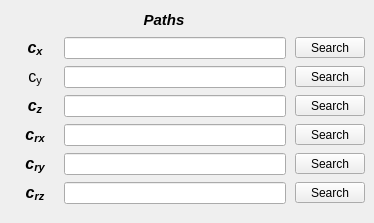
        <widget class="QWidget" name="tab_damper_table">
         <attribute name="title">
          <string>Damper</string>
         </attribute>
         <widget class="QWidget" name="gridLayoutWidget_4">
          <property name="geometry">
           <rect>
            <x>10</x>
            <y>6</y>
            <width>355</width>
            <height>208</height>
           </rect>
          </property>
          <layout class="QGridLayout" name="gridLayout_5">
           <property name="leftMargin">
            <number>5</number>
           </property>
           <property name="topMargin">
            <number>3</number>
           </property>
           <property name="bottomMargin">
            <number>4</number>
           </property>
           <property name="horizontalSpacing">
            <number>9</number>
           </property>
           <property name="verticalSpacing">
            <number>7</number>
           </property>
           <item row="1" column="1">
            <widget class="QLineEdit" name="lineEdit_path_table_Cx">
             <property name="enabled">
              <bool>true</bool>
             </property>
             <property name="minimumSize">
              <size>
               <width>0</width>
               <height>22</height>
              </size>
             </property>
             <property name="maximumSize">
              <size>
               <width>16777215</width>
               <height>22</height>
              </size>
             </property>
             <property name="font">
              <font>
               <pointsize>8</pointsize>
               <weight>50</weight>
               <bold>false</bold>
              </font>
             </property>
             <property name="alignment">
              <set>Qt::AlignCenter</set>
             </property>
            </widget>
           </item>
           <item row="2" column="1">
            <widget class="QLineEdit" name="lineEdit_path_table_Cy">
             <property name="enabled">
              <bool>true</bool>
             </property>
             <property name="minimumSize">
              <size>
               <width>0</width>
               <height>22</height>
              </size>
             </property>
             <property name="maximumSize">
              <size>
               <width>16777215</width>
               <height>22</height>
              </size>
             </property>
             <property name="font">
              <font>
               <pointsize>8</pointsize>
               <weight>50</weight>
               <bold>false</bold>
              </font>
             </property>
             <property name="alignment">
              <set>Qt::AlignCenter</set>
             </property>
            </widget>
           </item>
           <item row="1" column="0">
            <widget class="QLabel" name="label_71">
             <property name="enabled">
              <bool>true</bool>
             </property>
             <property name="minimumSize">
              <size>
               <width>40</width>
               <height>0</height>
              </size>
             </property>
             <property name="maximumSize">
              <size>
               <width>40</width>
               <height>16777215</height>
              </size>
             </property>
             <property name="font">
              <font>
               <pointsize>9</pointsize>
               <weight>75</weight>
               <italic>true</italic>
               <bold>true</bold>
              </font>
             </property>
             <property name="text">
              <string>&lt;html&gt;&lt;head/&gt;&lt;body&gt;&lt;p align=&quot;center&quot;&gt;&lt;span style=&quot; font-size:12pt;&quot;&gt;c&lt;/span&gt;&lt;span style=&quot; font-size:12pt; vertical-align:sub;&quot;&gt;x&lt;/span&gt;&lt;/p&gt;&lt;/body&gt;&lt;/html&gt;</string>
             </property>
             <property name="alignment">
              <set>Qt::AlignCenter</set>
             </property>
            </widget>
           </item>
           <item row="4" column="2">
            <widget class="QToolButton" name="toolButton_load_Crx_table">
             <property name="enabled">
              <bool>true</bool>
             </property>
             <property name="sizePolicy">
              <sizepolicy hsizetype="Expanding" vsizetype="Fixed">
               <horstretch>0</horstretch>
               <verstretch>0</verstretch>
              </sizepolicy>
             </property>
             <property name="minimumSize">
              <size>
               <width>70</width>
               <height>0</height>
              </size>
             </property>
             <property name="maximumSize">
              <size>
               <width>70</width>
               <height>16777215</height>
              </size>
             </property>
             <property name="text">
              <string>Search</string>
             </property>
             <property name="autoRaise">
              <bool>false</bool>
             </property>
             <property name="arrowType">
              <enum>Qt::NoArrow</enum>
             </property>
            </widget>
           </item>
           <item row="4" column="1">
            <widget class="QLineEdit" name="lineEdit_path_table_Crx">
             <property name="enabled">
              <bool>true</bool>
             </property>
             <property name="minimumSize">
              <size>
               <width>0</width>
               <height>22</height>
              </size>
             </property>
             <property name="maximumSize">
              <size>
               <width>16777215</width>
               <height>22</height>
              </size>
             </property>
             <property name="font">
              <font>
               <pointsize>8</pointsize>
               <weight>50</weight>
               <bold>false</bold>
              </font>
             </property>
             <property name="alignment">
              <set>Qt::AlignCenter</set>
             </property>
            </widget>
           </item>
           <item row="6" column="2">
            <widget class="QToolButton" name="toolButton_load_Crz_table">
             <property name="enabled">
              <bool>true</bool>
             </property>
             <property name="sizePolicy">
              <sizepolicy hsizetype="Expanding" vsizetype="Fixed">
               <horstretch>0</horstretch>
               <verstretch>0</verstretch>
              </sizepolicy>
             </property>
             <property name="minimumSize">
              <size>
               <width>70</width>
               <height>0</height>
              </size>
             </property>
             <property name="maximumSize">
              <size>
               <width>70</width>
               <height>16777215</height>
              </size>
             </property>
             <property name="text">
              <string>Search</string>
             </property>
             <property name="autoRaise">
              <bool>false</bool>
             </property>
             <property name="arrowType">
              <enum>Qt::NoArrow</enum>
             </property>
            </widget>
           </item>
           <item row="3" column="1">
            <widget class="QLineEdit" name="lineEdit_path_table_Cz">
             <property name="enabled">
              <bool>true</bool>
             </property>
             <property name="minimumSize">
              <size>
               <width>0</width>
               <height>22</height>
              </size>
             </property>
             <property name="maximumSize">
              <size>
               <width>16777215</width>
               <height>22</height>
              </size>
             </property>
             <property name="font">
              <font>
               <pointsize>8</pointsize>
               <weight>50</weight>
               <bold>false</bold>
              </font>
             </property>
             <property name="alignment">
              <set>Qt::AlignCenter</set>
             </property>
            </widget>
           </item>
           <item row="3" column="2">
            <widget class="QToolButton" name="toolButton_load_Cz_table">
             <property name="enabled">
              <bool>true</bool>
             </property>
             <property name="sizePolicy">
              <sizepolicy hsizetype="Expanding" vsizetype="Fixed">
               <horstretch>0</horstretch>
               <verstretch>0</verstretch>
              </sizepolicy>
             </property>
             <property name="minimumSize">
              <size>
               <width>70</width>
               <height>0</height>
              </size>
             </property>
             <property name="maximumSize">
              <size>
               <width>70</width>
               <height>16777215</height>
              </size>
             </property>
             <property name="text">
              <string>Search</string>
             </property>
             <property name="autoRaise">
              <bool>false</bool>
             </property>
             <property name="arrowType">
              <enum>Qt::NoArrow</enum>
             </property>
            </widget>
           </item>
           <item row="2" column="2">
            <widget class="QToolButton" name="toolButton_load_Cy_table">
             <property name="enabled">
              <bool>true</bool>
             </property>
             <property name="sizePolicy">
              <sizepolicy hsizetype="Expanding" vsizetype="Fixed">
               <horstretch>0</horstretch>
               <verstretch>0</verstretch>
              </sizepolicy>
             </property>
             <property name="minimumSize">
              <size>
               <width>70</width>
               <height>0</height>
              </size>
             </property>
             <property name="maximumSize">
              <size>
               <width>70</width>
               <height>16777215</height>
              </size>
             </property>
             <property name="text">
              <string>Search</string>
             </property>
             <property name="autoRaise">
              <bool>false</bool>
             </property>
             <property name="arrowType">
              <enum>Qt::NoArrow</enum>
             </property>
            </widget>
           </item>
           <item row="2" column="0">
            <widget class="QLabel" name="label_76">
             <property name="enabled">
              <bool>true</bool>
             </property>
             <property name="minimumSize">
              <size>
               <width>40</width>
               <height>0</height>
              </size>
             </property>
             <property name="maximumSize">
              <size>
               <width>40</width>
               <height>16777215</height>
              </size>
             </property>
             <property name="font">
              <font>
               <pointsize>9</pointsize>
              </font>
             </property>
             <property name="text">
              <string>&lt;html&gt;&lt;head/&gt;&lt;body&gt;&lt;p align=&quot;center&quot;&gt;&lt;span style=&quot; font-size:12pt;&quot;&gt;c&lt;/span&gt;&lt;span style=&quot; font-size:12pt; vertical-align:sub;&quot;&gt;y&lt;/span&gt;&lt;/p&gt;&lt;/body&gt;&lt;/html&gt;</string>
             </property>
             <property name="alignment">
              <set>Qt::AlignCenter</set>
             </property>
            </widget>
           </item>
           <item row="5" column="2">
            <widget class="QToolButton" name="toolButton_load_Cry_table">
             <property name="enabled">
              <bool>true</bool>
             </property>
             <property name="sizePolicy">
              <sizepolicy hsizetype="Expanding" vsizetype="Fixed">
               <horstretch>0</horstretch>
               <verstretch>0</verstretch>
              </sizepolicy>
             </property>
             <property name="minimumSize">
              <size>
               <width>70</width>
               <height>0</height>
              </size>
             </property>
             <property name="maximumSize">
              <size>
               <width>70</width>
               <height>16777215</height>
              </size>
             </property>
             <property name="text">
              <string>Search</string>
             </property>
             <property name="autoRaise">
              <bool>false</bool>
             </property>
             <property name="arrowType">
              <enum>Qt::NoArrow</enum>
             </property>
            </widget>
           </item>
           <item row="5" column="1">
            <widget class="QLineEdit" name="lineEdit_path_table_Cry">
             <property name="enabled">
              <bool>true</bool>
             </property>
             <property name="minimumSize">
              <size>
               <width>0</width>
               <height>22</height>
              </size>
             </property>
             <property name="maximumSize">
              <size>
               <width>16777215</width>
               <height>22</height>
              </size>
             </property>
             <property name="font">
              <font>
               <pointsize>8</pointsize>
               <weight>50</weight>
               <bold>false</bold>
              </font>
             </property>
             <property name="alignment">
              <set>Qt::AlignCenter</set>
             </property>
            </widget>
           </item>
           <item row="1" column="2">
            <widget class="QToolButton" name="toolButton_load_Cx_table">
             <property name="enabled">
              <bool>true</bool>
             </property>
             <property name="sizePolicy">
              <sizepolicy hsizetype="Expanding" vsizetype="Fixed">
               <horstretch>0</horstretch>
               <verstretch>0</verstretch>
              </sizepolicy>
             </property>
             <property name="minimumSize">
              <size>
               <width>70</width>
               <height>0</height>
              </size>
             </property>
             <property name="maximumSize">
              <size>
               <width>70</width>
               <height>16777215</height>
              </size>
             </property>
             <property name="text">
              <string>Search</string>
             </property>
             <property name="autoRaise">
              <bool>false</bool>
             </property>
             <property name="arrowType">
              <enum>Qt::NoArrow</enum>
             </property>
            </widget>
           </item>
           <item row="6" column="1">
            <widget class="QLineEdit" name="lineEdit_path_table_Crz">
             <property name="enabled">
              <bool>true</bool>
             </property>
             <property name="minimumSize">
              <size>
               <width>0</width>
               <height>22</height>
              </size>
             </property>
             <property name="maximumSize">
              <size>
               <width>16777215</width>
               <height>22</height>
              </size>
             </property>
             <property name="font">
              <font>
               <pointsize>8</pointsize>
               <weight>50</weight>
               <bold>false</bold>
              </font>
             </property>
             <property name="alignment">
              <set>Qt::AlignCenter</set>
             </property>
            </widget>
           </item>
           <item row="0" column="1">
            <widget class="QLabel" name="label_122">
             <property name="minimumSize">
              <size>
               <width>180</width>
               <height>21</height>
              </size>
             </property>
             <property name="maximumSize">
              <size>
               <width>200</width>
               <height>21</height>
              </size>
             </property>
             <property name="font">
              <font>
               <family>Arial</family>
               <pointsize>11</pointsize>
               <weight>75</weight>
               <italic>true</italic>
               <bold>true</bold>
              </font>
             </property>
             <property name="frameShape">
              <enum>QFrame::NoFrame</enum>
             </property>
             <property name="frameShadow">
              <enum>QFrame::Plain</enum>
             </property>
             <property name="text">
              <string>Paths</string>
             </property>
             <property name="alignment">
              <set>Qt::AlignCenter</set>
             </property>
            </widget>
           </item>
           <item row="3" column="0">
            <widget class="QLabel" name="label_72">
             <property name="enabled">
              <bool>true</bool>
             </property>
             <property name="minimumSize">
              <size>
               <width>40</width>
               <height>0</height>
              </size>
             </property>
             <property name="maximumSize">
              <size>
               <width>40</width>
               <height>16777215</height>
              </size>
             </property>
             <property name="font">
              <font>
               <pointsize>9</pointsize>
               <weight>75</weight>
               <italic>true</italic>
               <bold>true</bold>
              </font>
             </property>
             <property name="text">
              <string>&lt;html&gt;&lt;head/&gt;&lt;body&gt;&lt;p align=&quot;center&quot;&gt;&lt;span style=&quot; font-size:12pt;&quot;&gt;c&lt;/span&gt;&lt;span style=&quot; font-size:12pt; vertical-align:sub;&quot;&gt;z&lt;/span&gt;&lt;/p&gt;&lt;/body&gt;&lt;/html&gt;</string>
             </property>
             <property name="alignment">
              <set>Qt::AlignCenter</set>
             </property>
            </widget>
           </item>
           <item row="4" column="0">
            <widget class="QLabel" name="label_73">
             <property name="enabled">
              <bool>true</bool>
             </property>
             <property name="minimumSize">
              <size>
               <width>40</width>
               <height>0</height>
              </size>
             </property>
             <property name="maximumSize">
              <size>
               <width>40</width>
               <height>16777215</height>
              </size>
             </property>
             <property name="font">
              <font>
               <pointsize>9</pointsize>
               <weight>75</weight>
               <italic>true</italic>
               <bold>true</bold>
              </font>
             </property>
             <property name="text">
              <string>&lt;html&gt;&lt;head/&gt;&lt;body&gt;&lt;p align=&quot;center&quot;&gt;&lt;span style=&quot; font-size:12pt;&quot;&gt;c&lt;/span&gt;&lt;span style=&quot; font-size:12pt; vertical-align:sub;&quot;&gt;rx&lt;/span&gt;&lt;/p&gt;&lt;/body&gt;&lt;/html&gt;</string>
             </property>
             <property name="alignment">
              <set>Qt::AlignCenter</set>
             </property>
            </widget>
           </item>
           <item row="5" column="0">
            <widget class="QLabel" name="label_74">
             <property name="enabled">
              <bool>true</bool>
             </property>
             <property name="minimumSize">
              <size>
               <width>40</width>
               <height>0</height>
              </size>
             </property>
             <property name="maximumSize">
              <size>
               <width>40</width>
               <height>16777215</height>
              </size>
             </property>
             <property name="font">
              <font>
               <pointsize>9</pointsize>
               <weight>75</weight>
               <italic>true</italic>
               <bold>true</bold>
              </font>
             </property>
             <property name="text">
              <string>&lt;html&gt;&lt;head/&gt;&lt;body&gt;&lt;p align=&quot;center&quot;&gt;&lt;span style=&quot; font-size:12pt;&quot;&gt;c&lt;/span&gt;&lt;span style=&quot; font-size:12pt; vertical-align:sub;&quot;&gt;ry&lt;/span&gt;&lt;/p&gt;&lt;/body&gt;&lt;/html&gt;</string>
             </property>
             <property name="alignment">
              <set>Qt::AlignCenter</set>
             </property>
            </widget>
           </item>
           <item row="6" column="0">
            <widget class="QLabel" name="label_75">
             <property name="enabled">
              <bool>true</bool>
             </property>
             <property name="minimumSize">
              <size>
               <width>40</width>
               <height>0</height>
              </size>
             </property>
             <property name="maximumSize">
              <size>
               <width>40</width>
               <height>16777215</height>
              </size>
             </property>
             <property name="font">
              <font>
               <pointsize>9</pointsize>
               <weight>75</weight>
               <italic>true</italic>
               <bold>true</bold>
              </font>
             </property>
             <property name="text">
              <string>&lt;html&gt;&lt;head/&gt;&lt;body&gt;&lt;p align=&quot;center&quot;&gt;&lt;span style=&quot; font-size:12pt;&quot;&gt;c&lt;/span&gt;&lt;span style=&quot; font-size:12pt; vertical-align:sub;&quot;&gt;rz&lt;/span&gt;&lt;/p&gt;&lt;/body&gt;&lt;/html&gt;</string>
             </property>
             <property name="alignment">
              <set>Qt::AlignCenter</set>
             </property>
            </widget>
           </item>
          </layout>
         </widget>
        </widget>
